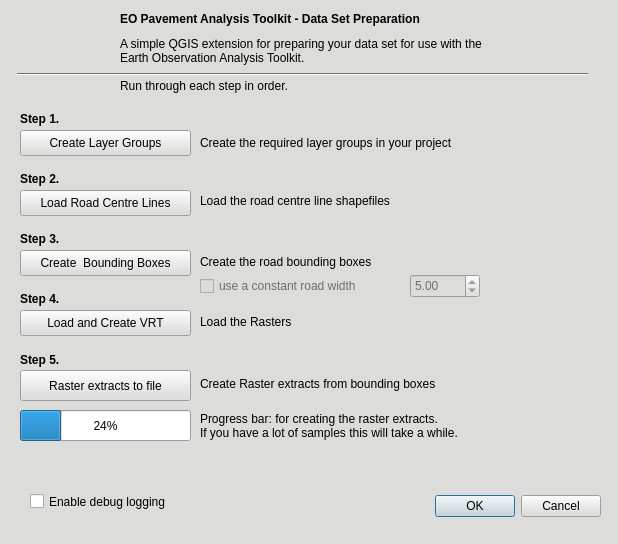
<?xml version="1.0" encoding="UTF-8"?>
<ui version="4.0">
 <class>EarthObservationPavementAnalysisDialogBase</class>
 <widget class="QDialog" name="EarthObservationPavementAnalysisDialogBase">
  <property name="geometry">
   <rect>
    <x>0</x>
    <y>0</y>
    <width>618</width>
    <height>544</height>
   </rect>
  </property>
  <property name="palette">
   <palette>
    <active>
     <colorrole role="WindowText">
      <brush brushstyle="SolidPattern">
       <color alpha="255">
        <red>0</red>
        <green>0</green>
        <blue>0</blue>
       </color>
      </brush>
     </colorrole>
     <colorrole role="Button">
      <brush brushstyle="SolidPattern">
       <color alpha="255">
        <red>220</red>
        <green>220</green>
        <blue>218</blue>
       </color>
      </brush>
     </colorrole>
     <colorrole role="Light">
      <brush brushstyle="SolidPattern">
       <color alpha="255">
        <red>255</red>
        <green>255</green>
        <blue>255</blue>
       </color>
      </brush>
     </colorrole>
     <colorrole role="Midlight">
      <brush brushstyle="SolidPattern">
       <color alpha="255">
        <red>237</red>
        <green>237</green>
        <blue>236</blue>
       </color>
      </brush>
     </colorrole>
     <colorrole role="Dark">
      <brush brushstyle="SolidPattern">
       <color alpha="255">
        <red>110</red>
        <green>110</green>
        <blue>109</blue>
       </color>
      </brush>
     </colorrole>
     <colorrole role="Mid">
      <brush brushstyle="SolidPattern">
       <color alpha="255">
        <red>147</red>
        <green>147</green>
        <blue>145</blue>
       </color>
      </brush>
     </colorrole>
     <colorrole role="Text">
      <brush brushstyle="SolidPattern">
       <color alpha="255">
        <red>0</red>
        <green>0</green>
        <blue>0</blue>
       </color>
      </brush>
     </colorrole>
     <colorrole role="BrightText">
      <brush brushstyle="SolidPattern">
       <color alpha="255">
        <red>255</red>
        <green>255</green>
        <blue>255</blue>
       </color>
      </brush>
     </colorrole>
     <colorrole role="ButtonText">
      <brush brushstyle="SolidPattern">
       <color alpha="255">
        <red>0</red>
        <green>0</green>
        <blue>0</blue>
       </color>
      </brush>
     </colorrole>
     <colorrole role="Base">
      <brush brushstyle="SolidPattern">
       <color alpha="255">
        <red>255</red>
        <green>255</green>
        <blue>255</blue>
       </color>
      </brush>
     </colorrole>
     <colorrole role="Window">
      <brush brushstyle="SolidPattern">
       <color alpha="255">
        <red>220</red>
        <green>220</green>
        <blue>218</blue>
       </color>
      </brush>
     </colorrole>
     <colorrole role="Shadow">
      <brush brushstyle="SolidPattern">
       <color alpha="255">
        <red>0</red>
        <green>0</green>
        <blue>0</blue>
       </color>
      </brush>
     </colorrole>
     <colorrole role="AlternateBase">
      <brush brushstyle="SolidPattern">
       <color alpha="255">
        <red>237</red>
        <green>237</green>
        <blue>236</blue>
       </color>
      </brush>
     </colorrole>
     <colorrole role="ToolTipBase">
      <brush brushstyle="SolidPattern">
       <color alpha="255">
        <red>255</red>
        <green>255</green>
        <blue>220</blue>
       </color>
      </brush>
     </colorrole>
     <colorrole role="ToolTipText">
      <brush brushstyle="SolidPattern">
       <color alpha="255">
        <red>0</red>
        <green>0</green>
        <blue>0</blue>
       </color>
      </brush>
     </colorrole>
     <colorrole role="PlaceholderText">
      <brush brushstyle="SolidPattern">
       <color alpha="128">
        <red>0</red>
        <green>0</green>
        <blue>0</blue>
       </color>
      </brush>
     </colorrole>
    </active>
    <inactive>
     <colorrole role="WindowText">
      <brush brushstyle="SolidPattern">
       <color alpha="255">
        <red>0</red>
        <green>0</green>
        <blue>0</blue>
       </color>
      </brush>
     </colorrole>
     <colorrole role="Button">
      <brush brushstyle="SolidPattern">
       <color alpha="255">
        <red>220</red>
        <green>220</green>
        <blue>218</blue>
       </color>
      </brush>
     </colorrole>
     <colorrole role="Light">
      <brush brushstyle="SolidPattern">
       <color alpha="255">
        <red>255</red>
        <green>255</green>
        <blue>255</blue>
       </color>
      </brush>
     </colorrole>
     <colorrole role="Midlight">
      <brush brushstyle="SolidPattern">
       <color alpha="255">
        <red>237</red>
        <green>237</green>
        <blue>236</blue>
       </color>
      </brush>
     </colorrole>
     <colorrole role="Dark">
      <brush brushstyle="SolidPattern">
       <color alpha="255">
        <red>110</red>
        <green>110</green>
        <blue>109</blue>
       </color>
      </brush>
     </colorrole>
     <colorrole role="Mid">
      <brush brushstyle="SolidPattern">
       <color alpha="255">
        <red>147</red>
        <green>147</green>
        <blue>145</blue>
       </color>
      </brush>
     </colorrole>
     <colorrole role="Text">
      <brush brushstyle="SolidPattern">
       <color alpha="255">
        <red>0</red>
        <green>0</green>
        <blue>0</blue>
       </color>
      </brush>
     </colorrole>
     <colorrole role="BrightText">
      <brush brushstyle="SolidPattern">
       <color alpha="255">
        <red>255</red>
        <green>255</green>
        <blue>255</blue>
       </color>
      </brush>
     </colorrole>
     <colorrole role="ButtonText">
      <brush brushstyle="SolidPattern">
       <color alpha="255">
        <red>0</red>
        <green>0</green>
        <blue>0</blue>
       </color>
      </brush>
     </colorrole>
     <colorrole role="Base">
      <brush brushstyle="SolidPattern">
       <color alpha="255">
        <red>255</red>
        <green>255</green>
        <blue>255</blue>
       </color>
      </brush>
     </colorrole>
     <colorrole role="Window">
      <brush brushstyle="SolidPattern">
       <color alpha="255">
        <red>220</red>
        <green>220</green>
        <blue>218</blue>
       </color>
      </brush>
     </colorrole>
     <colorrole role="Shadow">
      <brush brushstyle="SolidPattern">
       <color alpha="255">
        <red>0</red>
        <green>0</green>
        <blue>0</blue>
       </color>
      </brush>
     </colorrole>
     <colorrole role="AlternateBase">
      <brush brushstyle="SolidPattern">
       <color alpha="255">
        <red>237</red>
        <green>237</green>
        <blue>236</blue>
       </color>
      </brush>
     </colorrole>
     <colorrole role="ToolTipBase">
      <brush brushstyle="SolidPattern">
       <color alpha="255">
        <red>255</red>
        <green>255</green>
        <blue>220</blue>
       </color>
      </brush>
     </colorrole>
     <colorrole role="ToolTipText">
      <brush brushstyle="SolidPattern">
       <color alpha="255">
        <red>0</red>
        <green>0</green>
        <blue>0</blue>
       </color>
      </brush>
     </colorrole>
     <colorrole role="PlaceholderText">
      <brush brushstyle="SolidPattern">
       <color alpha="128">
        <red>0</red>
        <green>0</green>
        <blue>0</blue>
       </color>
      </brush>
     </colorrole>
    </inactive>
    <disabled>
     <colorrole role="WindowText">
      <brush brushstyle="SolidPattern">
       <color alpha="255">
        <red>110</red>
        <green>110</green>
        <blue>109</blue>
       </color>
      </brush>
     </colorrole>
     <colorrole role="Button">
      <brush brushstyle="SolidPattern">
       <color alpha="255">
        <red>220</red>
        <green>220</green>
        <blue>218</blue>
       </color>
      </brush>
     </colorrole>
     <colorrole role="Light">
      <brush brushstyle="SolidPattern">
       <color alpha="255">
        <red>255</red>
        <green>255</green>
        <blue>255</blue>
       </color>
      </brush>
     </colorrole>
     <colorrole role="Midlight">
      <brush brushstyle="SolidPattern">
       <color alpha="255">
        <red>237</red>
        <green>237</green>
        <blue>236</blue>
       </color>
      </brush>
     </colorrole>
     <colorrole role="Dark">
      <brush brushstyle="SolidPattern">
       <color alpha="255">
        <red>110</red>
        <green>110</green>
        <blue>109</blue>
       </color>
      </brush>
     </colorrole>
     <colorrole role="Mid">
      <brush brushstyle="SolidPattern">
       <color alpha="255">
        <red>147</red>
        <green>147</green>
        <blue>145</blue>
       </color>
      </brush>
     </colorrole>
     <colorrole role="Text">
      <brush brushstyle="SolidPattern">
       <color alpha="255">
        <red>110</red>
        <green>110</green>
        <blue>109</blue>
       </color>
      </brush>
     </colorrole>
     <colorrole role="BrightText">
      <brush brushstyle="SolidPattern">
       <color alpha="255">
        <red>255</red>
        <green>255</green>
        <blue>255</blue>
       </color>
      </brush>
     </colorrole>
     <colorrole role="ButtonText">
      <brush brushstyle="SolidPattern">
       <color alpha="255">
        <red>110</red>
        <green>110</green>
        <blue>109</blue>
       </color>
      </brush>
     </colorrole>
     <colorrole role="Base">
      <brush brushstyle="SolidPattern">
       <color alpha="255">
        <red>220</red>
        <green>220</green>
        <blue>218</blue>
       </color>
      </brush>
     </colorrole>
     <colorrole role="Window">
      <brush brushstyle="SolidPattern">
       <color alpha="255">
        <red>220</red>
        <green>220</green>
        <blue>218</blue>
       </color>
      </brush>
     </colorrole>
     <colorrole role="Shadow">
      <brush brushstyle="SolidPattern">
       <color alpha="255">
        <red>0</red>
        <green>0</green>
        <blue>0</blue>
       </color>
      </brush>
     </colorrole>
     <colorrole role="AlternateBase">
      <brush brushstyle="SolidPattern">
       <color alpha="255">
        <red>220</red>
        <green>220</green>
        <blue>218</blue>
       </color>
      </brush>
     </colorrole>
     <colorrole role="ToolTipBase">
      <brush brushstyle="SolidPattern">
       <color alpha="255">
        <red>255</red>
        <green>255</green>
        <blue>220</blue>
       </color>
      </brush>
     </colorrole>
     <colorrole role="ToolTipText">
      <brush brushstyle="SolidPattern">
       <color alpha="255">
        <red>0</red>
        <green>0</green>
        <blue>0</blue>
       </color>
      </brush>
     </colorrole>
     <colorrole role="PlaceholderText">
      <brush brushstyle="SolidPattern">
       <color alpha="128">
        <red>0</red>
        <green>0</green>
        <blue>0</blue>
       </color>
      </brush>
     </colorrole>
    </disabled>
   </palette>
  </property>
  <property name="windowTitle">
   <string>Earth Observation Pavement Analysis</string>
  </property>
  <widget class="QDialogButtonBox" name="button_box">
   <property name="geometry">
    <rect>
     <x>260</x>
     <y>490</y>
     <width>341</width>
     <height>32</height>
    </rect>
   </property>
   <property name="orientation">
    <enum>Qt::Horizontal</enum>
   </property>
   <property name="standardButtons">
    <set>QDialogButtonBox::Cancel|QDialogButtonBox::Ok</set>
   </property>
  </widget>
  <widget class="QLabel" name="UIheadername">
   <property name="geometry">
    <rect>
     <x>120</x>
     <y>10</y>
     <width>381</width>
     <height>18</height>
    </rect>
   </property>
   <property name="text">
    <string>&lt;html&gt;&lt;head/&gt;&lt;body&gt;&lt;p&gt;&lt;span style=&quot; font-weight:600;&quot;&gt;EO Pavement Analysis Toolkit - Data Set Preparation&lt;/span&gt;&lt;/p&gt;&lt;/body&gt;&lt;/html&gt;</string>
   </property>
  </widget>
  <widget class="QDoubleSpinBox" name="boxWidthSpinBox">
   <property name="enabled">
    <bool>false</bool>
   </property>
   <property name="geometry">
    <rect>
     <x>410</x>
     <y>274</y>
     <width>70</width>
     <height>24</height>
    </rect>
   </property>
   <property name="minimum">
    <double>3.000000000000000</double>
   </property>
   <property name="maximum">
    <double>15.000000000000000</double>
   </property>
   <property name="singleStep">
    <double>0.100000000000000</double>
   </property>
   <property name="value">
    <double>5.000000000000000</double>
   </property>
  </widget>
  <widget class="QPushButton" name="pushButton">
   <property name="geometry">
    <rect>
     <x>20</x>
     <y>130</y>
     <width>171</width>
     <height>26</height>
    </rect>
   </property>
   <property name="text">
    <string>Create Layer Groups</string>
   </property>
  </widget>
  <widget class="QLabel" name="Step1label">
   <property name="geometry">
    <rect>
     <x>200</x>
     <y>134</y>
     <width>341</width>
     <height>18</height>
    </rect>
   </property>
   <property name="text">
    <string>Create the required layer groups in your project</string>
   </property>
  </widget>
  <widget class="QPushButton" name="loadRoadCentreLinesButton">
   <property name="geometry">
    <rect>
     <x>20</x>
     <y>190</y>
     <width>171</width>
     <height>26</height>
    </rect>
   </property>
   <property name="text">
    <string>Load Road Centre Lines</string>
   </property>
  </widget>
  <widget class="QLabel" name="Step2label">
   <property name="geometry">
    <rect>
     <x>200</x>
     <y>192</y>
     <width>341</width>
     <height>18</height>
    </rect>
   </property>
   <property name="text">
    <string>Load the road centre line shapefiles</string>
   </property>
  </widget>
  <widget class="QPushButton" name="sectionRoadButton">
   <property name="geometry">
    <rect>
     <x>20</x>
     <y>250</y>
     <width>171</width>
     <height>26</height>
    </rect>
   </property>
   <property name="text">
    <string>Create  Bounding Boxes</string>
   </property>
  </widget>
  <widget class="QLabel" name="Step3label">
   <property name="geometry">
    <rect>
     <x>200</x>
     <y>253</y>
     <width>251</width>
     <height>18</height>
    </rect>
   </property>
   <property name="text">
    <string>Create the road bounding boxes</string>
   </property>
  </widget>
  <widget class="QCheckBox" name="constantWidthCheckBox">
   <property name="enabled">
    <bool>false</bool>
   </property>
   <property name="geometry">
    <rect>
     <x>200</x>
     <y>274</y>
     <width>201</width>
     <height>24</height>
    </rect>
   </property>
   <property name="text">
    <string>use a constant road width</string>
   </property>
  </widget>
  <widget class="QPushButton" name="loadRastersButton">
   <property name="geometry">
    <rect>
     <x>20</x>
     <y>310</y>
     <width>171</width>
     <height>26</height>
    </rect>
   </property>
   <property name="text">
    <string>Load and Create VRT</string>
   </property>
  </widget>
  <widget class="QLabel" name="Step4label">
   <property name="geometry">
    <rect>
     <x>200</x>
     <y>313</y>
     <width>341</width>
     <height>18</height>
    </rect>
   </property>
   <property name="text">
    <string>Load the Rasters</string>
   </property>
  </widget>
  <widget class="QLabel" name="UIdescription">
   <property name="geometry">
    <rect>
     <x>120</x>
     <y>30</y>
     <width>491</width>
     <height>71</height>
    </rect>
   </property>
   <property name="text">
    <string>&lt;html&gt;&lt;head/&gt;&lt;body&gt;&lt;p&gt;A simple QGIS extension for preparing your data set for use with the &lt;br/&gt;Earth Observation Analysis Toolkit.&lt;br/&gt;&lt;br/&gt;Run through each step in order.&lt;/p&gt;&lt;/body&gt;&lt;/html&gt;</string>
   </property>
  </widget>
  <widget class="QLabel" name="Step1">
   <property name="geometry">
    <rect>
     <x>20</x>
     <y>110</y>
     <width>381</width>
     <height>18</height>
    </rect>
   </property>
   <property name="text">
    <string>&lt;html&gt;&lt;head/&gt;&lt;body&gt;&lt;p&gt;&lt;span style=&quot; font-weight:600;&quot;&gt;Step 1.&lt;/span&gt;&lt;/p&gt;&lt;/body&gt;&lt;/html&gt;</string>
   </property>
  </widget>
  <widget class="QLabel" name="Step2">
   <property name="geometry">
    <rect>
     <x>20</x>
     <y>170</y>
     <width>381</width>
     <height>18</height>
    </rect>
   </property>
   <property name="text">
    <string>&lt;html&gt;&lt;head/&gt;&lt;body&gt;&lt;p&gt;&lt;span style=&quot; font-weight:600;&quot;&gt;Step 2.&lt;/span&gt;&lt;/p&gt;&lt;/body&gt;&lt;/html&gt;</string>
   </property>
  </widget>
  <widget class="QLabel" name="Step3">
   <property name="geometry">
    <rect>
     <x>20</x>
     <y>230</y>
     <width>381</width>
     <height>18</height>
    </rect>
   </property>
   <property name="text">
    <string>&lt;html&gt;&lt;head/&gt;&lt;body&gt;&lt;p&gt;&lt;span style=&quot; font-weight:600;&quot;&gt;Step 3.&lt;/span&gt;&lt;/p&gt;&lt;/body&gt;&lt;/html&gt;</string>
   </property>
  </widget>
  <widget class="QLabel" name="Step4">
   <property name="geometry">
    <rect>
     <x>20</x>
     <y>290</y>
     <width>381</width>
     <height>18</height>
    </rect>
   </property>
   <property name="text">
    <string>&lt;html&gt;&lt;head/&gt;&lt;body&gt;&lt;p&gt;&lt;span style=&quot; font-weight:600;&quot;&gt;Step 4.&lt;/span&gt;&lt;/p&gt;&lt;/body&gt;&lt;/html&gt;</string>
   </property>
  </widget>
  <widget class="QLabel" name="Step5">
   <property name="geometry">
    <rect>
     <x>20</x>
     <y>350</y>
     <width>381</width>
     <height>20</height>
    </rect>
   </property>
   <property name="text">
    <string>&lt;html&gt;&lt;head/&gt;&lt;body&gt;&lt;p&gt;&lt;span style=&quot; font-weight:600;&quot;&gt;Step 5.&lt;/span&gt;&lt;/p&gt;&lt;/body&gt;&lt;/html&gt;</string>
   </property>
  </widget>
  <widget class="QLabel" name="Step5label">
   <property name="geometry">
    <rect>
     <x>200</x>
     <y>375</y>
     <width>341</width>
     <height>18</height>
    </rect>
   </property>
   <property name="text">
    <string>Create Raster extracts from bounding boxes</string>
   </property>
  </widget>
  <widget class="QPushButton" name="extractRastersButton">
   <property name="geometry">
    <rect>
     <x>20</x>
     <y>370</y>
     <width>171</width>
     <height>31</height>
    </rect>
   </property>
   <property name="text">
    <string>Raster extracts to file</string>
   </property>
  </widget>
  <widget class="QProgressBar" name="progressBar">
   <property name="geometry">
    <rect>
     <x>20</x>
     <y>410</y>
     <width>171</width>
     <height>31</height>
    </rect>
   </property>
   <property name="value">
    <number>24</number>
   </property>
  </widget>
  <widget class="QLabel" name="Step5label_2">
   <property name="geometry">
    <rect>
     <x>200</x>
     <y>406</y>
     <width>541</width>
     <height>41</height>
    </rect>
   </property>
   <property name="text">
    <string>&lt;html&gt;&lt;head/&gt;&lt;body&gt;&lt;p&gt;Progress bar: for creating the raster extracts. &lt;br/&gt;If you have a lot of samples this will take a while. &lt;/p&gt;&lt;/body&gt;&lt;/html&gt;</string>
   </property>
  </widget>
  <widget class="Line" name="line">
   <property name="geometry">
    <rect>
     <x>17</x>
     <y>64</y>
     <width>571</width>
     <height>20</height>
    </rect>
   </property>
   <property name="orientation">
    <enum>Qt::Horizontal</enum>
   </property>
  </widget>
  <widget class="QLabel" name="label">
   <property name="geometry">
    <rect>
     <x>10</x>
     <y>10</y>
     <width>101</width>
     <height>91</height>
    </rect>
   </property>
   <property name="text">
    <string/>
   </property>
   <property name="pixmap">
    <pixmap>ui_icon.png</pixmap>
   </property>
   <property name="scaledContents">
    <bool>true</bool>
   </property>
  </widget>
  <widget class="QCheckBox" name="debug_option">
   <property name="geometry">
    <rect>
     <x>30</x>
     <y>490</y>
     <width>171</width>
     <height>23</height>
    </rect>
   </property>
   <property name="text">
    <string>Enable debug logging </string>
   </property>
  </widget>
 </widget>
 <resources/>
 <connections>
  <connection>
   <sender>button_box</sender>
   <signal>accepted()</signal>
   <receiver>EarthObservationPavementAnalysisDialogBase</receiver>
   <slot>accept()</slot>
   <hints>
    <hint type="sourcelabel">
     <x>20</x>
     <y>20</y>
    </hint>
    <hint type="destinationlabel">
     <x>20</x>
     <y>20</y>
    </hint>
   </hints>
  </connection>
  <connection>
   <sender>button_box</sender>
   <signal>rejected()</signal>
   <receiver>EarthObservationPavementAnalysisDialogBase</receiver>
   <slot>reject()</slot>
   <hints>
    <hint type="sourcelabel">
     <x>20</x>
     <y>20</y>
    </hint>
    <hint type="destinationlabel">
     <x>20</x>
     <y>20</y>
    </hint>
   </hints>
  </connection>
 </connections>
</ui>
